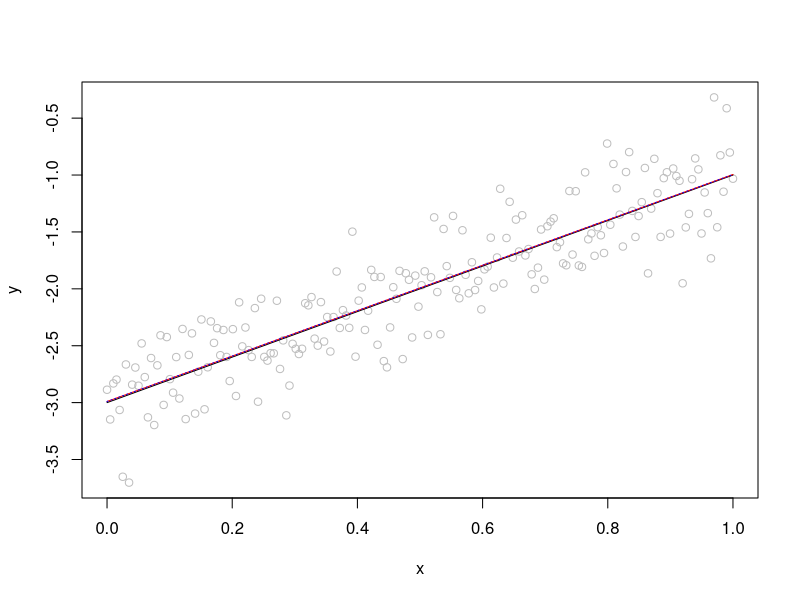

Recreate this plot in R.
### 2주차 

### R실습 1 : CDA 알고리즘 구현
rm(list = ls())

## 1차 방정식 데이터 구현 
n = 200 # 데이터 갯수
x = seq(0, 1, length = n) # 0.005단위로 추출
f = 2 * x - 3 # 일차 방정식 구현
e = rnorm(n, sd = 0.3) # 오차 구현
y = f + e # 데이터 구현

plot(x, y, col = "gray") # 좌표(그림)에 데이터 출력
lines(x, f) # 실제 적합 라인 출력

## lm()함수를 이용하여 회귀직선 예측하기
fit_lm = lm(y ~ x)
fit_lm$coefficients # 적합된 y절편과 기울기 확인
lines(x, fit_lm$fitted.values, col ="red") # 적합된 회귀직선 출력

## CDA 알고리즘 함수 구현
CDA = function(x, y, epsilon = 10^(-5), max = 10000)
{
  
  B = cbind(1, x) # 기저 함수 생성
  class(B)
  
  beta = c(0, 0) # 초기 bete값 생성
  class(beta)
  
  dim(beta[1] * B[, 1])
  dim(B[, 1] * beta[1])
  dim(beta[1] %*% B[, 1])
  # B[, 1] %*% beta[1] 는 오류
  # B[, 1] %*% beta[1]에서 다음과 같은 에러가 발생했습니다:적합한 인자들이 아닙니다
  
  dim(beta * B)
  dim(B * beta)
  # beta %*% B 는 오류
  # beta %*% B에서 다음과 같은 에러가 발생했습니다:적합한 인자들이 아닙니다
  dim(B %*% beta)
  
  residual = y # 가능
  class(residual)
  dim(residual)
  
  resid = y - B * beta # 불가능
  class(resid)
  dim(resid)
  
  resid = y - B %*% beta # 가능
  class(resid)
  dim(resid)
  
  R_beta_old = Inf # 점점 작아질 예정이므로 초기값은 무한대로 설정
  
  for(r in 1:max) # stopping rule에 해당될 때까지 반복하기 위해 max로 설정
  {
    for(j in 1:2) # 1차 방정식의 기저가 2개 이므로[ B1() = 1, B2() = x ] j는 2까지 반복
    {
      # 아래의 beta[j] * B[, j]는 이전 반복에 게산된 해당좌표계수의 적합
      partial_residual = residual + beta[j] * B[, j] # 부분잔차 계산, y_ij(r)
      # partial_residual = residual + B[, j] * beta[j] # 부분잔차 계산, y_ij(r)
      # partial_residual = residual + beta[j] %*% B[, j] # 부분잔차 계산, y_ij(r)
      
      # beta[j]를 최솟값으로 다시 갱신, beta[j] = 틸다_베타_j(r)
      beta[j] = sum(partial_residual * B[, j]) / sum(B[, j]^2)
      
      # 아래의 beta[j] * B[, j]는 직전 갱신된 이전 좌표 계수의 적합
      residual = partial_residual - beta[j] * B[, j]
      # residual = partial_residual - B[, j] * beta[j]
      # residual = partial_residual - beta[j] %*% B[, j]
    }
    
    # stopping rule
    R_beta = 0.5 * sum( (y - B %*% beta)^2 ) # 잔차 = y - B * 베타
    
    if(abs(R_beta - R_beta_old) < epsilon)
      break
    else
      R_beta_old = R_beta
  }
  cat(c("number of iterations = ", r, "\n"))
  return(beta)  
}

## 생성한 CDA를 이용하여 적합
fit_CDA = CDA(x, y, epsilon = 1e-10) # epsilon을 작게 하면 할수록 적합률이 올라간다.
fit_lm$coefficients
# yhat 추정
yhat_CDA = cbind(1, x) %*% fit_CDA

## 그래프에 cDA를 이용하여 적합한 직선그리기
lines(x, yhat_CDA, col = "blue", lty = 3)

